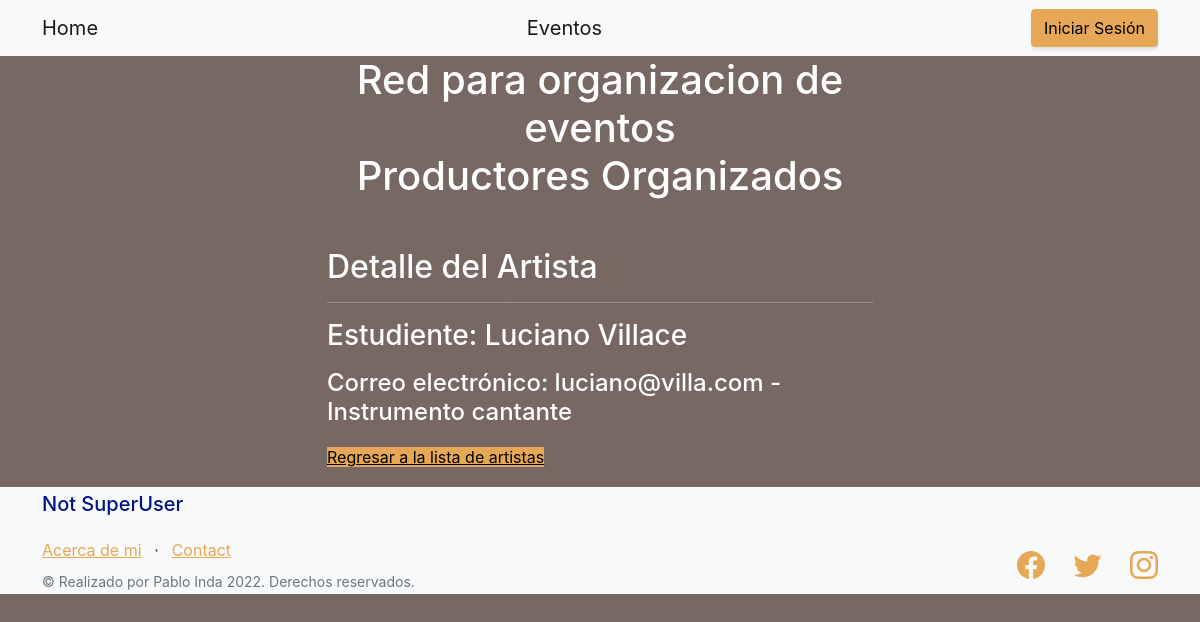
Screenshot of /artista/artista/1/detail with the database file from the repository.
### artista/models.py (models this page shows, shortened)
class Artista(models.Model):
    name = models.CharField(max_length=40)
    last_name = models.CharField(max_length=40)
    instrument = models.CharField(max_length=40)
    cuil = models.IntegerField()
    email = models.EmailField()

### artista/views.py (the view)
# urls.py: path('artista/<int:pk>/detail', views.ArtistaDetailView.as_view(), name='artista-detail'),
class ArtistaDetailView(DetailView):
    model = Artista
    template_name = "artista/artista_detail.html"

### artista/templates/artista/artista_detail.html
{% extends "home/index.html" %}
{% load static %}
{% block entregafinal_content %}
<h2>Detalle del Artista</h2>
<hr></hr>
<p><h3>Estudiente: {{ artista.name }} {{ artista.last_name }}</h4></p>
<p><h4>Correo electrónico: {{ artista.email }} - Instrumento {{ artista.instrument }}</h4></p>
<p><a class="btn2 btn-primary" href="{% url 'student:student-list' %}">Regresar a la lista de artistas</a></p>
{% endblock %}

### rows the page displays
Artista: name "Luciano", last_name "Villace", email "luciano@villa.com", instrument "cantante"
